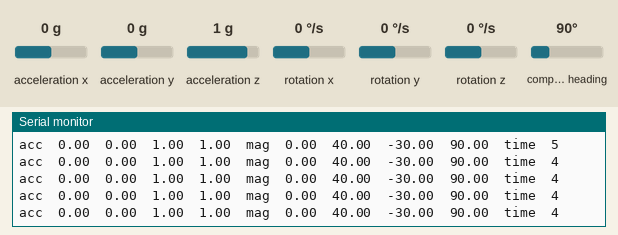
Simulated run of this sketch. Board: ESP32. On the bench: the last lines printed to the serial monitor. Inputs (shaded band) come from the test bench; at power-on: acceleration x 0 g, compass heading 90°, acceleration y 0 g, acceleration z 1 g, rotation x 0 °/s, rotation y 0 °/s, rotation z 0 °/s.

Above: at 1.2 s.
1.3 s: acceleration x set to -1.4 g
At 1.8 s:
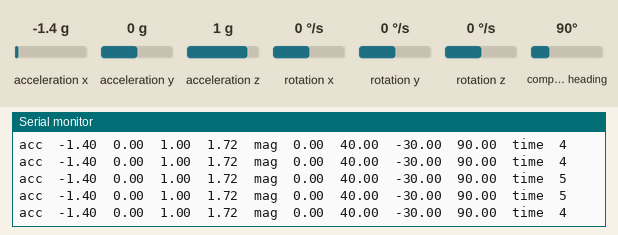
4.3 s: compass heading set to 7°
At 5.3 s:
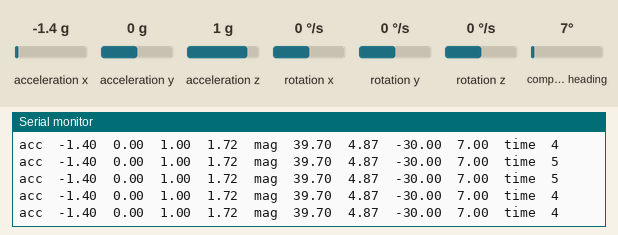
7.3 s: acceleration y set to -1.4 g
At 7.9 s:
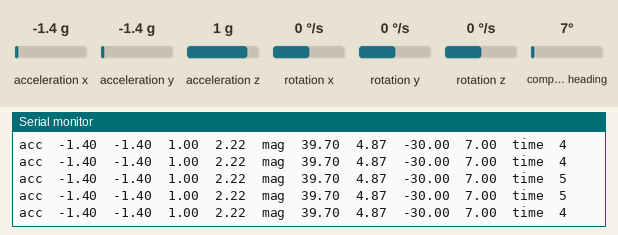
10.3 s: acceleration z set to -1.4 g
At 11.1 s:
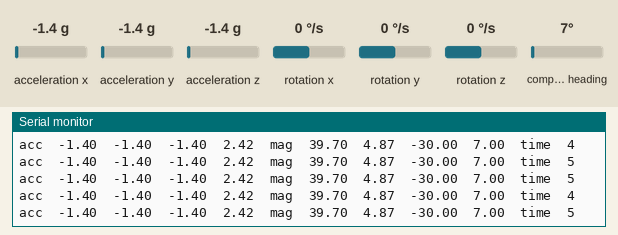
Timing chart, 0 to 13.1 s (numbered marks = the images above; inputs shaded):
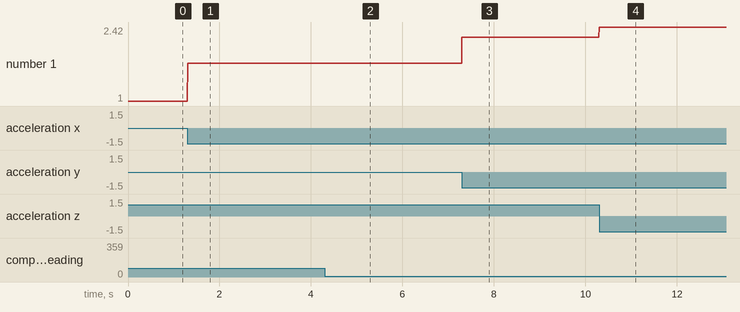

The sketch:

accelerometer.ino
```cpp
#include <MPU9250_asukiaaa.h>

#ifdef _ESP32_HAL_I2C_H_
#define SDA_PIN 21
#define SCL_PIN 22
#endif

MPU9250_asukiaaa mySensor;
unsigned long t;

void setup() {
  while(!Serial);

  Serial.begin(115200);
  Serial.println("started");

  #ifdef _ESP32_HAL_I2C_H_
  // for esp32
  Wire.begin(SDA_PIN, SCL_PIN); //sda, scl
  #else
  Wire.begin();
  #endif

  mySensor.setWire(&Wire);

  mySensor.beginAccel();
  mySensor.beginMag();

  // you can set your own offset for mag values
  // mySensor.magXOffset = -50;
  // mySensor.magYOffset = -55;
  // mySensor.magZOffset = -10;
}

void loop() {
  t = millis();
  mySensor.accelUpdate();
  Serial.print("acc");
  Serial.print("\t" + String(mySensor.accelX()));
  Serial.print("\t" + String(mySensor.accelY()));
  Serial.print("\t" + String(mySensor.accelZ()));
  Serial.print("\t" + String(mySensor.accelSqrt()));

  mySensor.magUpdate();
  Serial.print("\tmag");
  Serial.print("\t" + String(mySensor.magX()));
  Serial.print("\t" + String(mySensor.magY()));
  Serial.print("\t" + String(mySensor.magZ()));
  Serial.print("\t" + String(mySensor.magHorizDirection()));

  Serial.println("\ttime\t" + String(millis()-t));
}
```

Measured:
- after the input at 1.3 s, the serial monitor: prints a new line at once (image 1)
- after the input at 4.3 s, the serial monitor: prints a new line at once (image 2)
- after the input at 7.3 s, the serial monitor: prints a new line at once (image 3)
- after the input at 10.3 s, the serial monitor: prints a new line at once (image 4)
- plotted number 1: 1 → 1.72 after the input at 1.3 s, 1.72 → 2.22 after the input at 7.3 s, 2.22 → 2.42 after the input at 10.3 s
